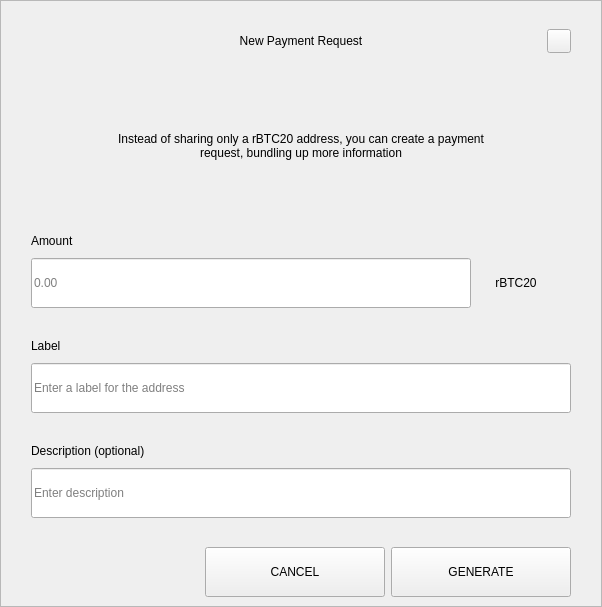
<?xml version="1.0" encoding="UTF-8"?>
<ui version="4.0">
 <class>RequestDialog</class>
 <widget class="QDialog" name="RequestDialog">
  <property name="geometry">
   <rect>
    <x>0</x>
    <y>0</y>
    <width>602</width>
    <height>607</height>
   </rect>
  </property>
  <property name="windowTitle">
   <string>Dialog</string>
  </property>
  <layout class="QVBoxLayout" name="verticalLayout_5">
   <property name="spacing">
    <number>0</number>
   </property>
   <property name="leftMargin">
    <number>0</number>
   </property>
   <property name="topMargin">
    <number>0</number>
   </property>
   <property name="rightMargin">
    <number>0</number>
   </property>
   <property name="bottomMargin">
    <number>0</number>
   </property>
   <item>
    <widget class="QFrame" name="frame">
     <property name="styleSheet">
      <string notr="true"/>
     </property>
     <property name="frameShape">
      <enum>QFrame::StyledPanel</enum>
     </property>
     <property name="frameShadow">
      <enum>QFrame::Raised</enum>
     </property>
     <layout class="QVBoxLayout" name="verticalLayout_4" stretch="1,0,0">
      <property name="spacing">
       <number>0</number>
      </property>
      <property name="leftMargin">
       <number>30</number>
      </property>
      <property name="topMargin">
       <number>20</number>
      </property>
      <property name="rightMargin">
       <number>30</number>
      </property>
      <property name="bottomMargin">
       <number>0</number>
      </property>
      <item>
       <layout class="QHBoxLayout" name="horizontalLayout_3">
        <property name="spacing">
         <number>0</number>
        </property>
        <item>
         <spacer name="horizontalSpacer_21">
          <property name="orientation">
           <enum>Qt::Horizontal</enum>
          </property>
          <property name="sizeHint" stdset="0">
           <size>
            <width>40</width>
            <height>20</height>
           </size>
          </property>
         </spacer>
        </item>
        <item>
         <widget class="QLabel" name="labelTitle">
          <property name="minimumSize">
           <size>
            <width>0</width>
            <height>40</height>
           </size>
          </property>
          <property name="maximumSize">
           <size>
            <width>16777215</width>
            <height>40</height>
           </size>
          </property>
          <property name="styleSheet">
           <string notr="true">padding-left:24px;</string>
          </property>
          <property name="text">
           <string>New Payment Request</string>
          </property>
          <property name="alignment">
           <set>Qt::AlignCenter</set>
          </property>
          <property name="margin">
           <number>7</number>
          </property>
         </widget>
        </item>
        <item>
         <spacer name="horizontalSpacer">
          <property name="orientation">
           <enum>Qt::Horizontal</enum>
          </property>
          <property name="sizeHint" stdset="0">
           <size>
            <width>40</width>
            <height>20</height>
           </size>
          </property>
         </spacer>
        </item>
        <item>
         <widget class="QPushButton" name="btnEsc">
          <property name="minimumSize">
           <size>
            <width>24</width>
            <height>24</height>
           </size>
          </property>
          <property name="maximumSize">
           <size>
            <width>24</width>
            <height>24</height>
           </size>
          </property>
          <property name="focusPolicy">
           <enum>Qt::NoFocus</enum>
          </property>
          <property name="text">
           <string/>
          </property>
         </widget>
        </item>
       </layout>
      </item>
      <item>
       <widget class="QStackedWidget" name="stack">
        <property name="minimumSize">
         <size>
          <width>540</width>
          <height>0</height>
         </size>
        </property>
        <property name="maximumSize">
         <size>
          <width>540</width>
          <height>16777215</height>
         </size>
        </property>
        <property name="currentIndex">
         <number>0</number>
        </property>
        <widget class="QWidget" name="page_1">
         <property name="minimumSize">
          <size>
           <width>540</width>
           <height>0</height>
          </size>
         </property>
         <property name="maximumSize">
          <size>
           <width>540</width>
           <height>16777215</height>
          </size>
         </property>
         <layout class="QVBoxLayout" name="layout1">
          <property name="spacing">
           <number>0</number>
          </property>
          <property name="leftMargin">
           <number>0</number>
          </property>
          <property name="topMargin">
           <number>0</number>
          </property>
          <property name="rightMargin">
           <number>0</number>
          </property>
          <property name="bottomMargin">
           <number>0</number>
          </property>
          <item>
           <spacer name="verticalSpacer_21">
            <property name="orientation">
             <enum>Qt::Vertical</enum>
            </property>
            <property name="sizeType">
             <enum>QSizePolicy::Fixed</enum>
            </property>
            <property name="sizeHint" stdset="0">
             <size>
              <width>20</width>
              <height>30</height>
             </size>
            </property>
           </spacer>
          </item>
          <item alignment="Qt::AlignHCenter">
           <widget class="QLabel" name="labelMessage">
            <property name="minimumSize">
             <size>
              <width>400</width>
              <height>50</height>
             </size>
            </property>
            <property name="text">
             <string>Instead of sharing only a rBTC20 address, you can create a payment request, bundling up more information</string>
            </property>
            <property name="alignment">
             <set>Qt::AlignCenter</set>
            </property>
            <property name="wordWrap">
             <bool>true</bool>
            </property>
           </widget>
          </item>
          <item alignment="Qt::AlignBottom">
           <widget class="QWidget" name="containerAmount" native="true">
            <layout class="QVBoxLayout" name="verticalLayout">
             <property name="spacing">
              <number>9</number>
             </property>
             <property name="leftMargin">
              <number>0</number>
             </property>
             <property name="topMargin">
              <number>0</number>
             </property>
             <property name="rightMargin">
              <number>0</number>
             </property>
             <property name="bottomMargin">
              <number>0</number>
             </property>
             <item>
              <widget class="QLabel" name="labelSubtitleAmount">
               <property name="minimumSize">
                <size>
                 <width>350</width>
                 <height>16</height>
                </size>
               </property>
               <property name="maximumSize">
                <size>
                 <width>16777215</width>
                 <height>16</height>
                </size>
               </property>
               <property name="text">
                <string>Amount</string>
               </property>
              </widget>
             </item>
             <item alignment="Qt::AlignTop">
              <widget class="QWidget" name="layoutAmount" native="true">
               <layout class="QHBoxLayout" name="horizontalLayout" stretch="2,0">
                <property name="spacing">
                 <number>0</number>
                </property>
                <property name="leftMargin">
                 <number>0</number>
                </property>
                <property name="topMargin">
                 <number>0</number>
                </property>
                <property name="rightMargin">
                 <number>0</number>
                </property>
                <property name="bottomMargin">
                 <number>0</number>
                </property>
                <item>
                 <widget class="QLineEdit" name="lineEditAmount">
                  <property name="minimumSize">
                   <size>
                    <width>0</width>
                    <height>50</height>
                   </size>
                  </property>
                  <property name="maximumSize">
                   <size>
                    <width>16777215</width>
                    <height>50</height>
                   </size>
                  </property>
                  <property name="placeholderText">
                   <string notr="true">0.00</string>
                  </property>
                 </widget>
                </item>
                <item>
                 <widget class="QWidget" name="comboContainer" native="true">
                  <property name="minimumSize">
                   <size>
                    <width>100</width>
                    <height>50</height>
                   </size>
                  </property>
                  <property name="maximumSize">
                   <size>
                    <width>16777215</width>
                    <height>50</height>
                   </size>
                  </property>
                  <layout class="QHBoxLayout" name="horizontalLayout_31">
                   <property name="spacing">
                    <number>0</number>
                   </property>
                   <property name="leftMargin">
                    <number>0</number>
                   </property>
                   <property name="topMargin">
                    <number>0</number>
                   </property>
                   <property name="rightMargin">
                    <number>10</number>
                   </property>
                   <property name="bottomMargin">
                    <number>0</number>
                   </property>
                   <item>
                    <widget class="QLabel" name="comboBoxCoin">
                     <property name="text">
                      <string>rBTC20</string>
                     </property>
                     <property name="alignment">
                      <set>Qt::AlignCenter</set>
                     </property>
                    </widget>
                   </item>
                  </layout>
                 </widget>
                </item>
               </layout>
              </widget>
             </item>
            </layout>
           </widget>
          </item>
          <item>
           <spacer name="verticalSpacer_31">
            <property name="orientation">
             <enum>Qt::Vertical</enum>
            </property>
            <property name="sizeType">
             <enum>QSizePolicy::Fixed</enum>
            </property>
            <property name="sizeHint" stdset="0">
             <size>
              <width>20</width>
              <height>30</height>
             </size>
            </property>
           </spacer>
          </item>
          <item>
           <layout class="QVBoxLayout" name="verticalLayoutLabel">
            <property name="spacing">
             <number>9</number>
            </property>
            <item>
             <widget class="QLabel" name="labelSubtitleLabel">
              <property name="minimumSize">
               <size>
                <width>0</width>
                <height>16</height>
               </size>
              </property>
              <property name="maximumSize">
               <size>
                <width>16777215</width>
                <height>16</height>
               </size>
              </property>
              <property name="text">
               <string>Label</string>
              </property>
             </widget>
            </item>
            <item>
             <widget class="QLineEdit" name="lineEditLabel">
              <property name="minimumSize">
               <size>
                <width>0</width>
                <height>50</height>
               </size>
              </property>
              <property name="maximumSize">
               <size>
                <width>16777215</width>
                <height>50</height>
               </size>
              </property>
              <property name="placeholderText">
               <string>Enter a label for the address</string>
              </property>
             </widget>
            </item>
           </layout>
          </item>
          <item>
           <spacer name="verticalSpacer_34">
            <property name="orientation">
             <enum>Qt::Vertical</enum>
            </property>
            <property name="sizeType">
             <enum>QSizePolicy::Fixed</enum>
            </property>
            <property name="sizeHint" stdset="0">
             <size>
              <width>20</width>
              <height>30</height>
             </size>
            </property>
           </spacer>
          </item>
          <item>
           <layout class="QVBoxLayout" name="verticalLayoutDescription">
            <property name="spacing">
             <number>9</number>
            </property>
            <item>
             <widget class="QLabel" name="labelSubtitleDescription">
              <property name="minimumSize">
               <size>
                <width>0</width>
                <height>16</height>
               </size>
              </property>
              <property name="maximumSize">
               <size>
                <width>16777215</width>
                <height>16</height>
               </size>
              </property>
              <property name="text">
               <string>Description (optional)</string>
              </property>
             </widget>
            </item>
            <item>
             <widget class="QLineEdit" name="lineEditDescription">
              <property name="minimumSize">
               <size>
                <width>0</width>
                <height>50</height>
               </size>
              </property>
              <property name="maximumSize">
               <size>
                <width>16777215</width>
                <height>50</height>
               </size>
              </property>
              <property name="placeholderText">
               <string>Enter description</string>
              </property>
             </widget>
            </item>
            <item>
             <spacer name="verticalSpacer_4">
              <property name="orientation">
               <enum>Qt::Vertical</enum>
              </property>
              <property name="sizeType">
               <enum>QSizePolicy::Fixed</enum>
              </property>
              <property name="sizeHint" stdset="0">
               <size>
                <width>20</width>
                <height>20</height>
               </size>
              </property>
             </spacer>
            </item>
           </layout>
          </item>
         </layout>
        </widget>
        <widget class="QWidget" name="page_2">
         <layout class="QVBoxLayout" name="layout2">
          <item>
           <spacer name="verticalSpacer_5">
            <property name="orientation">
             <enum>Qt::Vertical</enum>
            </property>
            <property name="sizeType">
             <enum>QSizePolicy::Fixed</enum>
            </property>
            <property name="sizeHint" stdset="0">
             <size>
              <width>20</width>
              <height>50</height>
             </size>
            </property>
           </spacer>
          </item>
          <item alignment="Qt::AlignHCenter">
           <widget class="QLabel" name="labelQrImg">
            <property name="minimumSize">
             <size>
              <width>260</width>
              <height>260</height>
             </size>
            </property>
            <property name="maximumSize">
             <size>
              <width>260</width>
              <height>260</height>
             </size>
            </property>
            <property name="text">
             <string/>
            </property>
            <property name="alignment">
             <set>Qt::AlignCenter</set>
            </property>
           </widget>
          </item>
          <item>
           <spacer name="verticalSpacer_2">
            <property name="orientation">
             <enum>Qt::Vertical</enum>
            </property>
            <property name="sizeType">
             <enum>QSizePolicy::Fixed</enum>
            </property>
            <property name="sizeHint" stdset="0">
             <size>
              <width>20</width>
              <height>30</height>
             </size>
            </property>
           </spacer>
          </item>
          <item alignment="Qt::AlignHCenter">
           <widget class="QLabel" name="labelAddress">
            <property name="text">
             <string>D7VFR83SQbiezrW72hjcWJtcfip5krte2Z </string>
            </property>
           </widget>
          </item>
          <item>
           <spacer name="verticalSpacer_32">
            <property name="orientation">
             <enum>Qt::Vertical</enum>
            </property>
            <property name="sizeType">
             <enum>QSizePolicy::Expanding</enum>
            </property>
            <property name="sizeHint" stdset="0">
             <size>
              <width>20</width>
              <height>20</height>
             </size>
            </property>
           </spacer>
          </item>
          <item>
           <layout class="QHBoxLayout" name="horizontal">
            <property name="leftMargin">
             <number>20</number>
            </property>
            <property name="rightMargin">
             <number>20</number>
            </property>
            <property name="bottomMargin">
             <number>20</number>
            </property>
            <item>
             <spacer name="horizontalSpacer_4">
              <property name="orientation">
               <enum>Qt::Horizontal</enum>
              </property>
              <property name="sizeHint" stdset="0">
               <size>
                <width>40</width>
                <height>20</height>
               </size>
              </property>
             </spacer>
            </item>
            <item>
             <widget class="QPushButton" name="btnCopyAddress">
              <property name="minimumSize">
               <size>
                <width>180</width>
                <height>50</height>
               </size>
              </property>
              <property name="text">
               <string>COPY ADDRESS</string>
              </property>
             </widget>
            </item>
            <item>
             <widget class="QPushButton" name="btnCopyUrl">
              <property name="minimumSize">
               <size>
                <width>180</width>
                <height>50</height>
               </size>
              </property>
              <property name="text">
               <string>COPY URL</string>
              </property>
             </widget>
            </item>
            <item>
             <spacer name="horizontalSpacer_2">
              <property name="orientation">
               <enum>Qt::Horizontal</enum>
              </property>
              <property name="sizeHint" stdset="0">
               <size>
                <width>40</width>
                <height>20</height>
               </size>
              </property>
             </spacer>
            </item>
           </layout>
          </item>
         </layout>
        </widget>
       </widget>
      </item>
      <item>
       <widget class="QWidget" name="buttonsStack" native="true">
        <layout class="QHBoxLayout" name="horizontalLayout_5">
         <property name="leftMargin">
          <number>20</number>
         </property>
         <property name="rightMargin">
          <number>0</number>
         </property>
         <item>
          <spacer name="horizontalSpacer_41">
           <property name="orientation">
            <enum>Qt::Horizontal</enum>
           </property>
           <property name="sizeHint" stdset="0">
            <size>
             <width>40</width>
             <height>20</height>
            </size>
           </property>
          </spacer>
         </item>
         <item>
          <widget class="QPushButton" name="btnCancel">
           <property name="minimumSize">
            <size>
             <width>180</width>
             <height>50</height>
            </size>
           </property>
           <property name="focusPolicy">
            <enum>Qt::NoFocus</enum>
           </property>
           <property name="text">
            <string>CANCEL</string>
           </property>
          </widget>
         </item>
         <item>
          <widget class="QPushButton" name="btnSave">
           <property name="minimumSize">
            <size>
             <width>180</width>
             <height>50</height>
            </size>
           </property>
           <property name="focusPolicy">
            <enum>Qt::NoFocus</enum>
           </property>
           <property name="text">
            <string>GENERATE</string>
           </property>
          </widget>
         </item>
        </layout>
       </widget>
      </item>
     </layout>
    </widget>
   </item>
  </layout>
 </widget>
 <resources/>
 <connections/>
</ui>
